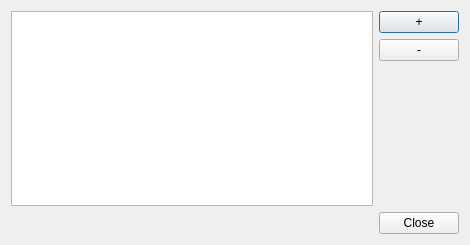
<?xml version="1.0" encoding="UTF-8"?>
<ui version="4.0">
 <class>KWorkTypesDialog</class>
 <widget class="QDialog" name="KWorkTypesDialog">
  <property name="geometry">
   <rect>
    <x>0</x>
    <y>0</y>
    <width>470</width>
    <height>245</height>
   </rect>
  </property>
  <property name="windowTitle">
   <string>Work Types - Don't Panik</string>
  </property>
  <layout class="QVBoxLayout" name="verticalLayout_2">
   <item>
    <layout class="QHBoxLayout" name="horizontalLayout">
     <item>
      <widget class="dp::core::KWorkTypesTable" name="tableView">
       <attribute name="horizontalHeaderStretchLastSection">
        <bool>true</bool>
       </attribute>
      </widget>
     </item>
     <item>
      <layout class="QVBoxLayout" name="verticalLayout">
       <item>
        <widget class="KPushButton" name="kpushbutton">
         <property name="text">
          <string>+</string>
         </property>
        </widget>
       </item>
       <item>
        <widget class="KPushButton" name="kpushbutton_2">
         <property name="text">
          <string>-</string>
         </property>
        </widget>
       </item>
       <item>
        <spacer name="verticalSpacer">
         <property name="orientation">
          <enum>Qt::Vertical</enum>
         </property>
         <property name="sizeHint" stdset="0">
          <size>
           <width>20</width>
           <height>40</height>
          </size>
         </property>
        </spacer>
       </item>
      </layout>
     </item>
    </layout>
   </item>
   <item>
    <widget class="QDialogButtonBox" name="buttonBox">
     <property name="orientation">
      <enum>Qt::Horizontal</enum>
     </property>
     <property name="standardButtons">
      <set>QDialogButtonBox::Close</set>
     </property>
    </widget>
   </item>
  </layout>
 </widget>
 <customwidgets>
  <customwidget>
   <class>KPushButton</class>
   <extends>QPushButton</extends>
   <header>kpushbutton.h</header>
  </customwidget>
  <customwidget>
   <class>dp::core::KWorkTypesTable</class>
   <extends>QTableView</extends>
   <header>kworktypestable.h</header>
  </customwidget>
 </customwidgets>
 <resources/>
 <connections>
  <connection>
   <sender>buttonBox</sender>
   <signal>accepted()</signal>
   <receiver>KWorkTypesDialog</receiver>
   <slot>accept()</slot>
   <hints>
    <hint type="sourcelabel">
     <x>248</x>
     <y>254</y>
    </hint>
    <hint type="destinationlabel">
     <x>157</x>
     <y>274</y>
    </hint>
   </hints>
  </connection>
  <connection>
   <sender>buttonBox</sender>
   <signal>rejected()</signal>
   <receiver>KWorkTypesDialog</receiver>
   <slot>reject()</slot>
   <hints>
    <hint type="sourcelabel">
     <x>316</x>
     <y>260</y>
    </hint>
    <hint type="destinationlabel">
     <x>286</x>
     <y>274</y>
    </hint>
   </hints>
  </connection>
 </connections>
</ui>
